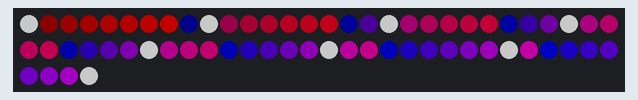
This sketch was run on a simulated Arduino Uno, built with avr-gcc and run on an emulated ATmega328P. Shown: 64 RGB LEDs in strip order, left to right, continuing on the next row. Dim RGB values are drawn brighter than linear.

Above: at 0.1 s.

The sketch:

neopixel-matrix-uno.ino
```cpp
// Test matrice NeoPixel 8x8 (64 pixels) : diagonale + dégradé.
#include <Adafruit_NeoPixel.h>

Adafruit_NeoPixel matrice(64, 6, NEO_GRB + NEO_KHZ800);

void setup() {
  matrice.begin();
  matrice.setBrightness(100);
  for (int y = 0; y < 8; y++) {
    for (int x = 0; x < 8; x++) {
      if (x == y) matrice.setPixelColor(y * 8 + x, matrice.Color(255, 255, 255));
      else matrice.setPixelColor(y * 8 + x, matrice.Color(x * 32, 0, y * 32));
    }
  }
  matrice.show();
}

void loop() {
  delay(1000);
}
```
